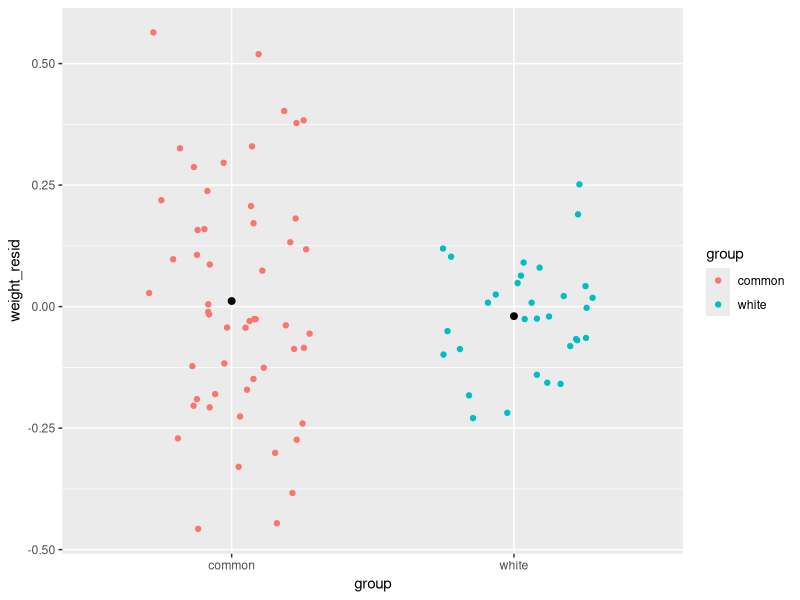
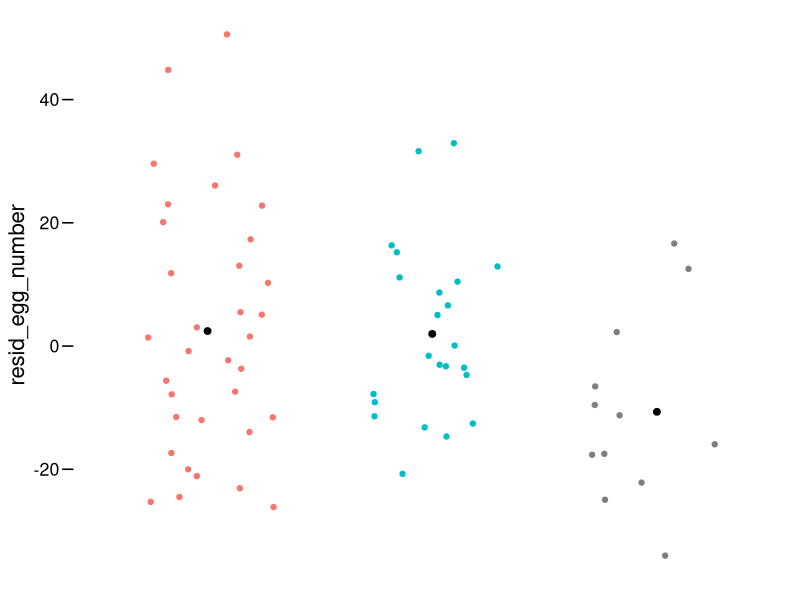
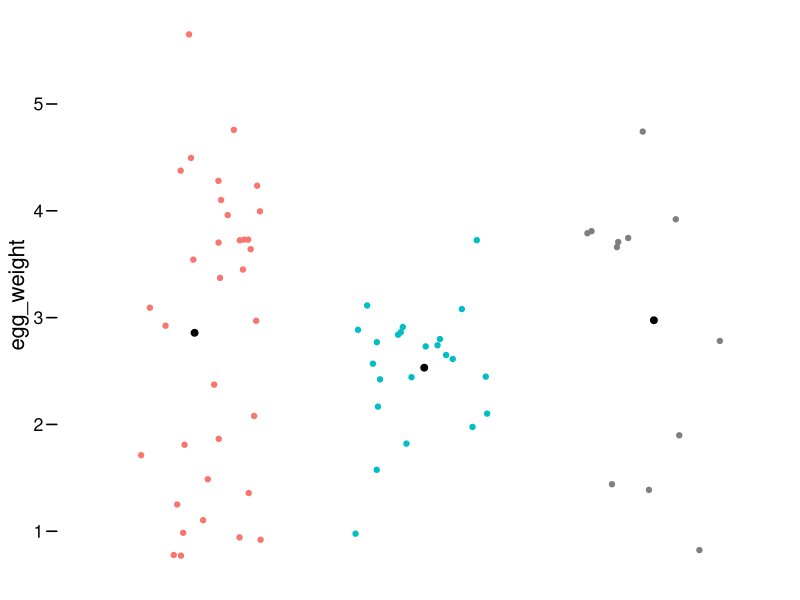
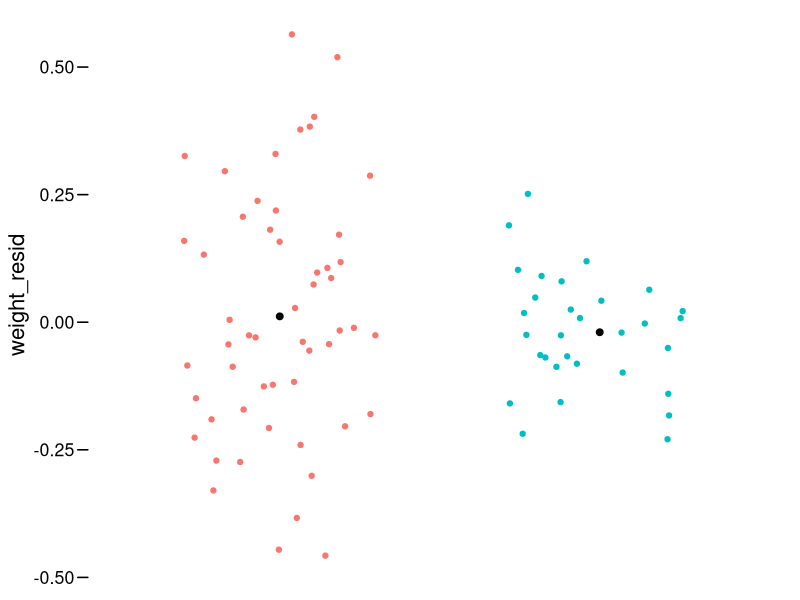

Write R code to recreate these figures, in order.
######################################################################
# Analysis of egg and testes data
# Kieran Samuk - Apr 2016
######################################################################

######################################################################
# Libraries
######################################################################

library("dplyr")
library("tidyr")
library("ggplot2")
library("ggthemes")
library("broom")

list.files("functions", full.names = TRUE) %>% sapply(source) %>% invisible

select<- dplyr::select #allows dplyr to use select when MASS package is loaded

# the white stickleback palatte
whtstbk_palatte <- c("#77AB43", "#008FD5", "#BDBDBD")

######################################################################
# input data + formatting
######################################################################

# raw morphometrics data for 2014 (std. length, spines, landmarks)
repro_df <- read.csv("data/eggs_testes_data.csv")

# meta data file from genotypic analysis
meta_df <- read.csv("metadata/mega_meta.csv")

# harmonize ids
repro_df <- repro_df %>%
  mutate(population = gsub("2014", "", population)) %>%
  mutate(id = paste0(population, individual) %>% gsub("CP[a-zA-Z]*", "CP", .))

# join meta data to morpho data

# prep meta data for join

meta_df <- meta_df %>%
  select(id, cluster, sex) %>%
  rename(geno_sex = sex)

# join in cluster/geno sex and remove landmark data (explored in 01_body...)
repro_df  <- left_join(repro_df , meta_df, by = "id") %>%
  select(-membership, -note, -species, -individual, -population)

egg_df <- repro_df %>%
  filter(!is.na(egg.diameter.1)) %>%
  select(-matches("test"))

test_df <- repro_df %>%
  filter(!is.na(teste.length.1)) %>%
  select(-matches("egg"))

######################################################################
# egg data
######################################################################

egg_df <- gather(egg_df, key = egg_number, value = diameter, -egg.number, -weight..mg., -std.length, - depth.1, -id, -cluster, -sex, -sequenced., -geno_sex)

# calculate the mean egg diameter for each individual (there are ~10 each)
mean_dia <- egg_df %>%
  group_by(id) %>%
  summarise(mean_diameter = mean(diameter, na.rm = TRUE), sd_diameter = sd(diameter, na.rm = TRUE))

# join means back to egg data
egg_df <- left_join(mean_dia, egg_df) %>%
  select(id, sex, geno_sex, sequenced., cluster, mean_diameter, sd_diameter, egg.number, weight..mg., std.length, depth.1) %>%
  distinct()

# fix names
names(egg_df) <- c("id", "sex", "geno_sex", "sequenced", "cluster", "mean_diameter", "sd_diameter", 
                   "egg_number", "egg_weight", "std_length", "body_depth")

# group cbr and and mainland commons
egg_df$group <- ifelse(egg_df$cluster == "wht", "white", "common")

# filter outliers
egg_df <- egg_df %>%
  filter(egg_number < 150) %>%
  filter(id != "SR37") %>% 
  filter(!is.na(egg_number))%>% 
  filter(!is.na(std_length))

# residual egg number
resid <- egg_df %>%
  do(augment(lm(egg_number ~ std_length, data=.))) %>%
  ungroup %>%
  select(.resid) %>%
  unlist %>% as.numeric

egg_df$resid_egg_number <- resid 

######################################################################
# testis data
######################################################################

test_df <- repro_df %>%
  filter(!is.na(teste.length.1)) %>%
  filter(!is.na(teste.length.2)) %>%
  select(-matches("egg"))

# combine cbr and mainland commons
test_df$group <- ifelse(test_df$cluster == "wht", "white", "common")

# filter individual who was genotypically determined to be female, but is somehow in this dataset
test_df <- test_df %>%
  filter(!is.na(group)) %>%
  filter(id != "SR128")

# residual weight of testes
resid <- test_df %>%
  do(augment(lm(weight..mg. ~ std.length, data=.))) %>%
  select(.resid) %>%
  unlist %>% as.numeric

test_df$weight_resid <- resid

test_df %>%
  ggplot(aes(x = group, y = weight_resid, color = group, label = id, group = group))+
  #stat_summary(fun.data = mean_cl_boot, geom = "errorbar", width = 0.2)+
  geom_jitter(width = 0.3)+
  stat_summary(fun.data = mean_cl_boot, size = 1, geom = "errorbar", width = 0.2, color = "black", position = position_dodge()) + 
  stat_summary(fun.y = mean, geom = "point", color = "black", position = position_dodge(), size = 2)
  
######################################################################
# plots
###################################################################### 
  
theme_all <- theme_base()+
  theme(legend.position = "none",
        axis.text.x = element_blank(),
        axis.title.x = element_blank(),
        panel.border = element_blank(),
        panel.background = element_rect(color = "white"), 
        plot.background = element_rect(color = "white"),
        axis.ticks.x = element_blank())

# residual egg number
egg_df %>%
  ggplot(aes(x = group, y = resid_egg_number, color = group, label = id, group = group))+
  geom_jitter(width = 0.3)+
  stat_summary(fun.data = mean_cl_boot, size = 1, geom = "errorbar", width = 0.2, color = "black") + 
  stat_summary(fun.y = mean, geom = "point", color = "black", size =2)+
  theme_all

# egg weight
egg_df %>%
  ggplot(aes(x = group, y = egg_weight, color = group, label = id, group = group))+
  geom_jitter(width = 0.3)+
  stat_summary(fun.data = mean_cl_boot, size = 1, geom = "errorbar", width = 0.2, color = "black") + 
  stat_summary(fun.y = mean, geom = "point", color = "black", size =2)+
  theme_all

# testes mass
test_df %>%
  ggplot(aes(x = group, y = weight_resid, color = group, label = id, group = group))+
  #stat_summary(fun.data = mean_cl_boot, geom = "errorbar", width = 0.2)+
  geom_jitter(width = 0.3)+
  stat_summary(fun.data = mean_cl_boot, size = 1, geom = "errorbar", width = 0.2, color = "black") + 
  stat_summary(fun.y = mean, geom = "point", color = "black", size = 2)+
  theme_all
  
